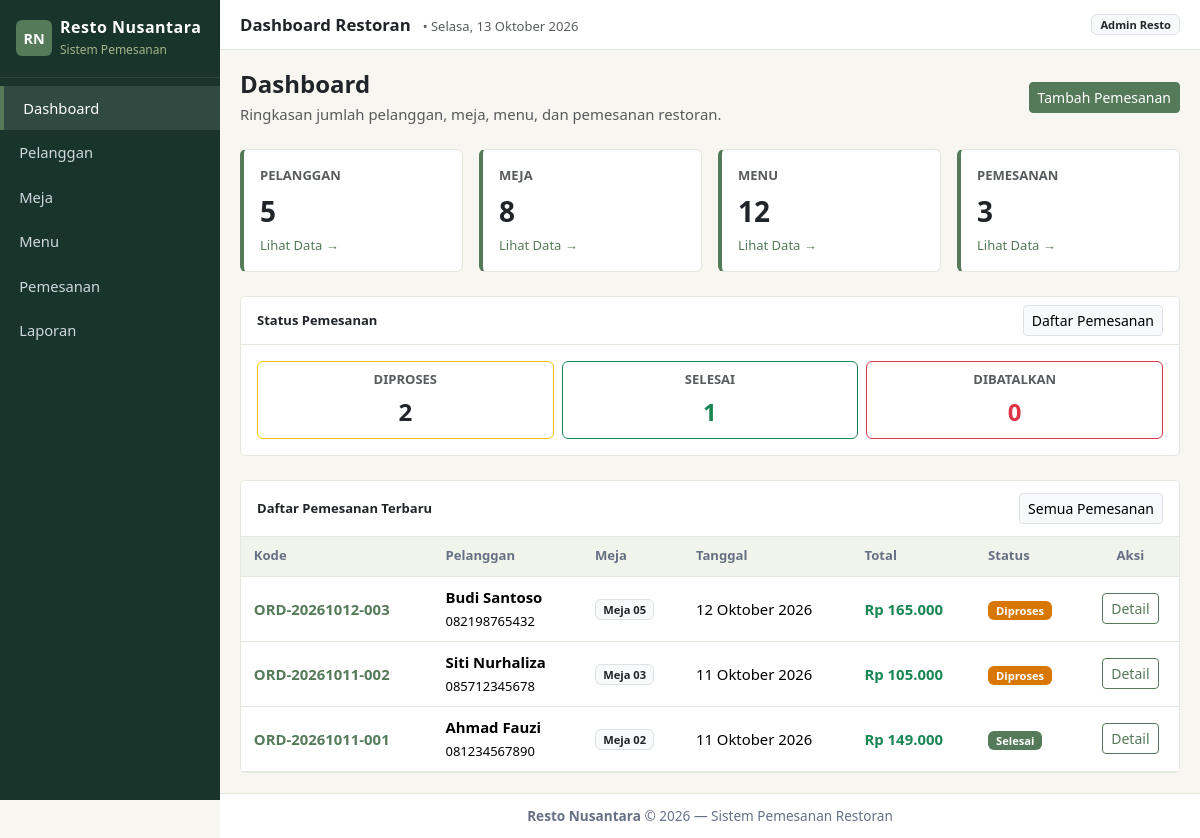
The page / on the database its author committed.
### tables this page shows
CREATE TABLE `pemesanan` (
  `id_pemesanan` INT AUTO_INCREMENT PRIMARY KEY,
  `kode_pemesanan` VARCHAR(25) NOT NULL UNIQUE,
  `id_pelanggan` INT NOT NULL,
  `id_meja` INT NOT NULL,
  `tanggal_pemesanan` DATE NOT NULL,
  `waktu_mulai` TIME NOT NULL,
  `waktu_selesai` TIME NOT NULL,
  `jumlah_orang` INT NOT NULL,
  `status_pemesanan` ENUM('Diproses', 'Selesai', 'Dibatalkan') NOT NULL DEFAULT 'Diproses',
  `total_harga` DECIMAL(14,2) NOT NULL DEFAULT 0.00,
  `catatan` TEXT DEFAULT NULL,
  `created_at` TIMESTAMP DEFAULT CURRENT_TIMESTAMP,
  `updated_at` TIMESTAMP DEFAULT CURRENT_TIMESTAMP ON UPDATE CURRENT_TIMESTAMP,
  CONSTRAINT `fk_pemesanan_pelanggan` 
    FOREIGN KEY (`id_pelanggan`) REFERENCES `pelanggan` (`id_pelanggan`) 
    ON DELETE RESTRICT ON UPDATE CASCADE,
  CONSTRAINT `fk_pemesanan_meja` 
    FOREIGN KEY (`id_meja`) REFERENCES `meja` (`id_meja`) 
    ON DELETE RESTRICT ON UPDATE CASCADE
);

CREATE TABLE `pelanggan` (
  `id_pelanggan` INT AUTO_INCREMENT PRIMARY KEY,
  `nama_pelanggan` VARCHAR(100) NOT NULL,
  `no_telepon` VARCHAR(20) NOT NULL,
  `email` VARCHAR(100) DEFAULT NULL,
  `alamat` VARCHAR(255) DEFAULT NULL,
  `created_at` TIMESTAMP DEFAULT CURRENT_TIMESTAMP
);

CREATE TABLE `meja` (
  `id_meja` INT AUTO_INCREMENT PRIMARY KEY,
  `nomor_meja` VARCHAR(20) NOT NULL UNIQUE,
  `kapasitas` INT NOT NULL,
  `status_meja` ENUM('Tersedia', 'Terisi', 'Reservasi', 'Perbaikan') NOT NULL DEFAULT 'Tersedia',
  `lokasi` VARCHAR(50) DEFAULT 'Indoor',
  `created_at` TIMESTAMP DEFAULT CURRENT_TIMESTAMP
);

### controllers/DashboardController.php (called while the page is built, shortened)
<?php
require_once __DIR__ . '/../models/Meja.php';
require_once __DIR__ . '/../models/Pelanggan.php';
require_once __DIR__ . '/../models/Menu.php';
require_once __DIR__ . '/../models/Pemesanan.php';
class DashboardController {
    private Meja $mejaModel;
    private Pelanggan $pelangganModel;
    private Menu $menuModel;
    private Pemesanan $pemesananModel;
    public function __construct() {
        $this->mejaModel = new Meja();
        $this->pelangganModel = new Pelanggan();
        $this->menuModel = new Menu();
        $this->pemesananModel = new Pemesanan();
    }
    public function index(): void {
        $totalMeja = $this->mejaModel->count();
        $totalPelanggan = $this->pelangganModel->count();
        $totalMenu = $this->menuModel->count();
        $totalPemesanan = $this->pemesananModel->count();
        $statusDiproses = $this->pemesananModel->countByStatus('Diproses');
        $statusSelesai = $this->pemesananModel->countByStatus('Selesai');
        $statusDibatalkan = $this->pemesananModel->countByStatus('Dibatalkan');
        $recentPemesanan = $this->pemesananModel->getRecent(6);
        require_once __DIR__ . '/../views/dashboard/index.php';
    }
}

### config/Database.php (called while the page is built, shortened)
<?php
class Database {
    private static ?mysqli $instance = null;
    public static function getConnection(): mysqli {
        if (self::$instance === null) {
            $db = new self();
            $conn = new mysqli(
                $db->host,
                $db->username,
                $db->password,
                $db->db_name,
                $db->port
            );
            $conn->set_charset($db->charset);
            self::$instance = $conn;
        }
        return self::$instance;
    }
}

### models/BaseModel.php (called while the page is built, shortened)
<?php
require_once __DIR__ . '/../config/Database.php';
abstract class BaseModel {
    public function __construct() {
        $this->db = Database::getConnection();
    }
}

### models/Pelanggan.php (called while the page is built, shortened)
<?php
require_once __DIR__ . '/BaseModel.php';
class Pelanggan extends BaseModel {
    protected string $table = 'pelanggan';
    public function count(): int {
        $row = $this->db->query("SELECT COUNT(*) AS cnt FROM {$this->table}")->fetch_assoc();
        return (int)$row['cnt'];
    }
}

### models/Meja.php (called while the page is built, shortened)
<?php
require_once __DIR__ . '/BaseModel.php';
class Meja extends BaseModel {
    protected string $table = 'meja';
    public function count(): int {
        $row = $this->db->query("SELECT COUNT(*) AS cnt FROM {$this->table}")->fetch_assoc();
        return (int)$row['cnt'];
    }
}

### models/Menu.php (called while the page is built, shortened)
<?php
require_once __DIR__ . '/BaseModel.php';
class Menu extends BaseModel {
    protected string $table = 'menu';
    public function count(): int {
        $row = $this->db->query("SELECT COUNT(*) AS cnt FROM {$this->table}")->fetch_assoc();
        return (int)$row['cnt'];
    }
}

### models/Pemesanan.php (called while the page is built, shortened)
<?php
require_once __DIR__ . '/BaseModel.php';
require_once __DIR__ . '/Meja.php';
require_once __DIR__ . '/Menu.php';
class Pemesanan extends BaseModel {
    protected string $table = 'pemesanan';
    public function getRecent(int $limit = 5): array {
        $stmt = $this->db->prepare(
            "SELECT p.*,
                    pel.nama_pelanggan, pel.no_telepon,
                    m.nomor_meja, m.kapasitas
             FROM {$this->table} p
             JOIN pelanggan pel ON p.id_pelanggan = pel.id_pelanggan
             JOIN meja m ON p.id_meja = m.id_meja
             ORDER BY p.id_pemesanan DESC
             LIMIT ?"
        );
        $stmt->bind_param('i', $limit);
        $stmt->execute();
        $rows = $stmt->get_result()->fetch_all(MYSQLI_ASSOC);
        return $rows;
    }
    public function count(): int {
        $row = $this->db->query("SELECT COUNT(*) AS cnt FROM {$this->table}")->fetch_assoc();
        return (int)$row['cnt'];
    }
    public function countByStatus(string $status): int {
        $stmt = $this->db->prepare(
            "SELECT COUNT(*) AS cnt FROM {$this->table} WHERE status_pemesanan = ?"
        );
        $stmt->bind_param('s', $status);
        $stmt->execute();
        $cnt = (int)$stmt->get_result()->fetch_assoc()['cnt'];
        return $cnt;
    }
}

### views/dashboard/index.php (the view)
<?php
require_once __DIR__ . '/../layout/header.php';
?>
<div class="d-flex flex-wrap justify-content-between align-items-center mb-4 gap-2">
    <div>
        <h4 class="fw-bold mb-1" style="color:var(--color-text);">
            Dashboard
        </h4>
        <p class="text-muted mb-0">
            Ringkasan jumlah pelanggan, meja, menu, dan pemesanan restoran.
        </p>
    </div>
    <div>
        <a href="<?= baseUrl('index.php?page=pemesanan&action=create') ?>" class="btn btn-primary btn-sm">
            Tambah Pemesanan
        </a>
    </div>
</div>
<div class="row g-3 mb-4">
    <div class="col-12 col-sm-6 col-xl-3">
        <div class="card card-stat h-100 p-3">
            <div class="text-muted small fw-bold text-uppercase mb-1">
                Pelanggan
            </div>
            <div class="fw-bold mb-1 fs-3" style="color:var(--color-text);">
                <?= $totalPelanggan ?>
            </div>
            <a href="<?= baseUrl('index.php?page=pelanggan') ?>" class="text-decoration-none small text-primary">
                Lihat Data &rarr;
            </a>
        </div>
    </div>
    <div class="col-12 col-sm-6 col-xl-3">
        <div class="card card-stat h-100 p-3">
            <div class="text-muted small fw-bold text-uppercase mb-1">
                Meja
            </div>
            <div class="fw-bold mb-1 fs-3" style="color:var(--color-text);">
                <?= $totalMeja ?>
            </div>
            <a href="<?= baseUrl('index.php?page=meja') ?>" class="text-decoration-none small text-primary">
                Lihat Data &rarr;
            </a>
        </div>
    </div>
    <div class="col-12 col-sm-6 col-xl-3">
        <div class="card card-stat h-100 p-3">
            <div class="text-muted small fw-bold text-uppercase mb-1">
                Menu
            </div>
            <div class="fw-bold mb-1 fs-3" style="color:var(--color-text);">
                <?= $totalMenu ?>
            </div>
            <a href="<?= baseUrl('index.php?page=menu') ?>" class="text-decoration-none small text-primary">
                Lihat Data &rarr;
            </a>
        </div>
    </div>
    <div class="col-12 col-sm-6 col-xl-3">
        <div class="card card-stat h-100 p-3">
            <div class="text-muted small fw-bold text-uppercase mb-1">
                Pemesanan
            </div>
            <div class="fw-bold mb-1 fs-3" style="color:var(--color-text);">
                <?= $totalPemesanan ?>
            </div>
            <a href="<?= baseUrl('index.php?page=pemesanan') ?>" class="text-decoration-none small text-primary">
                Lihat Data &rarr;
            </a>
        </div>
    </div>
</div>
<div class="row g-3 mb-4">
    <div class="col-12">
        <div class="card">
            <div class="card-header d-flex justify-content-between align-items-center py-2">
                <span class="fw-bold small" style="color:var(--color-text);">
                    Status Pemesanan
                </span>
                <a href="<?= baseUrl('index.php?page=pemesanan') ?>"
                   class="btn btn-sm btn-light border py-1 small">
                    Daftar Pemesanan
                </a>
            </div>
            <div class="card-body p-3">
                <div class="row g-2 text-center">
                    <div class="col-12 col-md-4">
                        <div class="card p-2 shadow-none border-warning h-100">
                            <span class="text-muted small fw-semibold text-uppercase">Diproses</span>
                            <div class="fw-bold fs-4 text-dark mt-1">
                                <?= $statusDiproses ?>
                            </div>
                        </div>
                    </div>
                    <div class="col-12 col-md-4">
                        <div class="card p-2 shadow-none border-success h-100">
                            <span class="text-muted small fw-semibold text-uppercase">Selesai</span>
                            <div class="fw-bold fs-4 text-success mt-1">
                                <?= $statusSelesai ?>
                            </div>
                        </div>
                    </div>
                    <div class="col-12 col-md-4">
                        <div class="card p-2 shadow-none border-danger h-100">
                            <span class="text-muted small fw-semibold text-uppercase">Dibatalkan</span>
                            <div class="fw-bold fs-4 text-danger mt-1">
                                <?= $statusDibatalkan ?>
                            </div>
                        </div>
                    </div>
                </div>
            </div>
        </div>
    </div>
</div>
<div class="card">
    <div class="card-header d-flex justify-content-between align-items-center">
        <span class="fw-bold small" style="color:var(--color-text);">
            Daftar Pemesanan Terbaru
        </span>
        <a href="<?= baseUrl('index.php?page=pemesanan') ?>"
           class="btn btn-sm btn-light border small">
            Semua Pemesanan
        </a>
    </div>
    <div class="table-responsive">
        <table class="table table-hover mb-0">
            <thead>
                <tr>
                    <th>Kode</th>
                    <th>Pelanggan</th>
                    <th>Meja</th>
                    <th>Tanggal</th>
                    <th>Total</th>
                    <th>Status</th>
                    <th class="text-center">Aksi</th>
                </tr>
            </thead>
            <tbody>
                <?php if (empty($recentPemesanan)): ?>
                    <tr>
                        <td colspan="7" class="text-center py-4 text-muted">
                            Belum ada data pemesanan.
                        </td>
                    </tr>
                <?php else: ?>
                    <?php foreach ($recentPemesanan as $row): ?>
                        <tr>
                            <td>
                                <a href="<?= baseUrl('index.php?page=pemesanan&action=detail&id=' . $row['id_pemesanan']) ?>"
                                   class="fw-bold text-decoration-none" style="color:var(--color-primary);">
                                    <?= e($row['kode_pemesanan']) ?>
                                </a>
                            </td>
                            <td>
                                <div class="fw-semibold" style="color:var(--color-text);">
                                    <?= e($row['nama_pelanggan']) ?>
                                </div>
                                <small style="color:var(--color-muted);"><?= e($row['no_telepon']) ?></small>
                            </td>
                            <td>
                                <span class="badge bg-light text-dark border">
                                    <?= e($row['nomor_meja']) ?>
                                </span>
                            </td>
                            <td>
                                <div><?= formatTanggalIndonesia($row['tanggal_pemesanan']) ?></div>
                            </td>
                            <td class="fw-bold text-success">
                                <?= formatRupiah($row['total_harga']) ?>
                            </td>
                            <td><?= getStatusBadge($row['status_pemesanan']) ?></td>
                            <td class="text-center">
                                <a href="<?= baseUrl('index.php?page=pemesanan&action=detail&id=' . $row['id_pemesanan']) ?>"
                                   class="btn btn-sm btn-outline-primary">
                                    Detail
                                </a>
                            </td>
                        </tr>
                    <?php endforeach; ?>
                <?php endif; ?>
            </tbody>
        </table>
    </div>
</div>
<?php require_once __DIR__ . '/../layout/footer.php'; ?>

### config/helpers.php (shortened to what this page needs)
<?php
function baseUrl(string $path = ''): string {
    $scriptDir = str_replace('\\', '/', dirname($_SERVER['SCRIPT_NAME'] ?? ''));
    $base = rtrim($scriptDir, '/');
    if ($base === '' || $base === '.') {
        $base = '';
    }
    return $base . '/' . ltrim($path, '/');
}
function e($value): string {
    return htmlspecialchars((string)($value ?? ''), ENT_QUOTES, 'UTF-8');
}
function formatRupiah($angka, bool $denganDesimal = false): string {
    $num = (float)$angka;
    return 'Rp ' . number_format($num, 0, ',', '.');
}
function formatTanggalIndonesia(?string $tanggal, bool $denganHari = false): string {
    $timestamp = strtotime($tanggal);
    $bulanIndo = [
        1 => 'Januari', 'Februari', 'Maret', 'April', 'Mei', 'Juni',
        'Juli', 'Agustus', 'September', 'Oktober', 'November', 'Desember'
    ];
    $hariIndo = [
        'Sunday' => 'Minggu', 'Monday' => 'Senin', 'Tuesday' => 'Selasa',
        'Wednesday' => 'Rabu', 'Thursday' => 'Kamis', 'Friday' => 'Jumat',
        'Saturday' => 'Sabtu'
    ];
    $d = date('j', $timestamp);
    $m = (int)date('n', $timestamp);
    $y = date('Y', $timestamp);
    $hasil = "$d " . ($bulanIndo[$m] ?? '') . " $y";
    if ($denganHari) {
        $hariInggris = date('l', $timestamp);
        $hari = $hariIndo[$hariInggris] ?? '';
        return "$hari, $hasil";
    }
    return $hasil;
}
function getStatusBadge(string $status): string {
    $styles = [
        'Diproses'     => 'background:#d97706; color:#fff;',
        'Selesai'      => 'background:#557A59; color:#fff;',
        'Dibatalkan'   => 'background:#dc2626; color:#fff;',
        'Tersedia'     => 'background:#557A59; color:#fff;',
        'Terisi'       => 'background:#dc2626; color:#fff;',
        'Perbaikan'    => 'background:#667085; color:#fff;',
        'Habis'        => 'background:#dc2626; color:#fff;',
    ];
    $style = $styles[$status] ?? 'background:#667085; color:#fff;';
    return '<span class="badge px-2 py-1" style="' . $style . '">' . e($status) . '</span>';
}

### rows shown on the page
pemesanan: kode_pemesanan "ORD-20261012-003", id_pelanggan.nama_pelanggan "Budi Santoso", id_pelanggan.no_telepon "082198765432", id_meja.nomor_meja "Meja 05", tanggal_pemesanan "12 Oktober 2026", total_harga "Rp 165.000", status_pemesanan "Diproses"
pemesanan: kode_pemesanan "ORD-20261011-002", id_pelanggan.nama_pelanggan "Siti Nurhaliza", id_pelanggan.no_telepon "085712345678", id_meja.nomor_meja "Meja 03", tanggal_pemesanan "11 Oktober 2026", total_harga "Rp 105.000", status_pemesanan "Diproses"
pemesanan: kode_pemesanan "ORD-20261011-001", id_pelanggan.nama_pelanggan "Ahmad Fauzi", id_pelanggan.no_telepon "081234567890", id_meja.nomor_meja "Meja 02", tanggal_pemesanan "11 Oktober 2026", total_harga "Rp 149.000", status_pemesanan "Selesai"

### other values the page prints
$pageTitle "Dashboard Restoran"
$totalPelanggan "5"
$totalMeja "8"
$totalMenu "12"
$totalPemesanan "3"
$statusDiproses "2"
$statusSelesai "1"
$statusDibatalkan "0"
